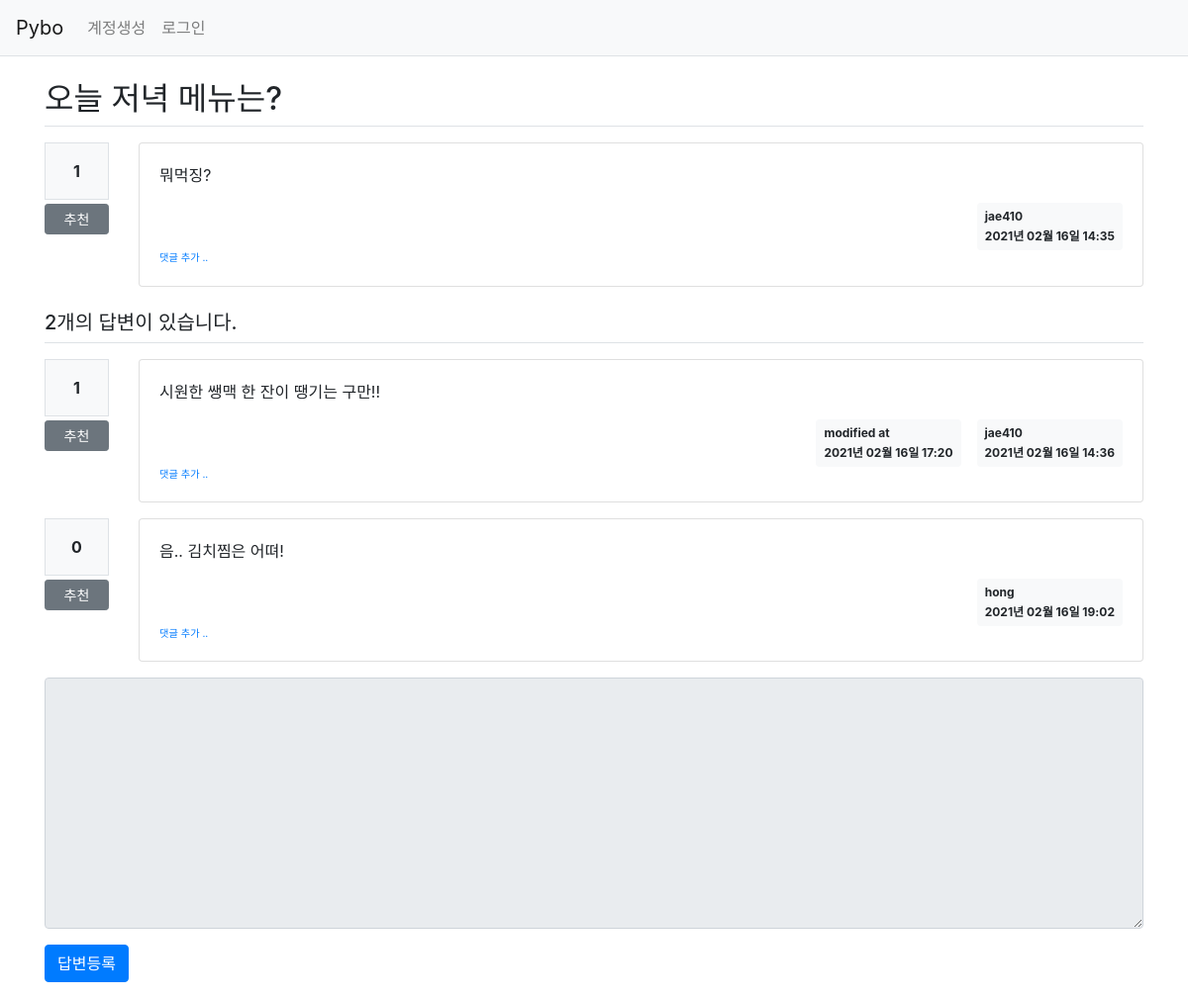
The page /question/detail/304/ on the database its author committed.
### pybo/models.py (models this page shows)
class Question(db.Model):
    id = db.Column(db.Integer, primary_key=True)
    subject = db.Column(db.String(200), nullable=False)
    content = db.Column(db.Text(), nullable=False)
    create_date = db.Column(db.DateTime(), nullable=False)
    user_id = db.Column(db.Integer, db.ForeignKey('user.id', ondelete='CASCADE'), nullable=False)
    user = db.relationship('User', backref=db.backref('quesrion_set'))
    modify_date = db.Column(db.DateTime(), nullable=True)
    voter = db.relationship('User', secondary=question_voter, backref=db.backref('question_voter_set'))

class User(db.Model):
    id = db.Column(db.Integer, primary_key=True)
    username = db.Column(db.String(150), unique=True, nullable=False)
    password = db.Column(db.String(200), nullable=False)
    email = db.Column(db.String(120), unique=True, nullable=False)

class Answer(db.Model):
    id = db.Column(db.Integer, primary_key=True)
    question_id = db.Column(db.Integer, db.ForeignKey('question.id', ondelete='CASCADE'))
    question = db.relationship('Question', backref=db.backref('answer_set'))
    content = db.Column(db.Text(), nullable=False)
    create_date = db.Column(db.DateTime(), nullable=False)
    user_id = db.Column(db.Integer, db.ForeignKey('user.id', ondelete='CASCADE'), nullable=False)
    user = db.relationship('User', backref=db.backref('answer_set'))
    modify_date = db.Column(db.DateTime(), nullable=True)
    voter = db.relationship('User', secondary=answer_voter, backref=db.backref('answer_voter_set'))

### pybo/views/question_views.py (the view)
@bp.route('/detail/<int:question_id>/')
def detail(question_id):
    form = AnswerForm()
    question = Question.query.get_or_404(question_id)
    return render_template('question/question_detail.html', question=question, form=form)

### pybo/forms.py
class AnswerForm(FlaskForm):
    content = TextAreaField('내용', validators=[DataRequired('내용은 필수입력 항목입니다.')])

### pybo/filter.py (called while the page is built)
def format_datetime(value, fmt='%Y년 %m월 %d일 %H:%M'):
    return value.strftime(fmt)

### pybo/views/auth_views.py (called while the page is built)
@bp.before_app_request
def load_logged_in_user():
    user_id = session.get('user_id')
    if user_id is None:
        g.user = None
    else:
        g.user = User.query.get(user_id)

### pybo/templates/question/question_detail.html (shortened to what this page needs)
<link rel="stylesheet" href="{{ url_for('static', filename='bootstrap.min.css') }}">
{% extends 'base.html' %}
{% block content %}
<div class="container my-3">
    <h2 class="border-bottom py-2">{{ question.subject }}</h2>
    <div class="row my-3">
        <div class="col-1">
            <div class="bg-light text-center p-3 border font-weight-bolder mb-1">{{ question.voter|length }}</div>
            <a href="#" data-uri="{{ url_for('vote.question', question_id=question.id) }}"
               class="recommend btn btn-sm btn-secondary btn-block my-1">추천</a>
        </div>
        <div class="col-11">
            <div class="card">
                <div class="card-body">
                    <div class="card-text">{{ question.content|markdown }}</div>
                    <div class="d-flex justify-content-end">
                        <div class="badge badge-light p-2 text-left">
                            <div class="mb-2">{{ question.user.username }}</div>
                            <div>{{ question.create_date|datetime }}</div>
                        </div>
                    </div>
                    <div>
                        <a href="{{ url_for('comment.create_question', question_id=question.id) }}"
                           class="small"><small>댓글 추가 ..</small></a>
                    </div>
                </div>
            </div>
        </div>
    </div>
    <h5 class="border-bottom my-3 py-2">{{ question.answer_set|length }}개의 답변이 있습니다.</h5>
    {% for answer in question.answer_set %}
    <div class="row my-3">
        <div class="col-1">
            <div class="bg-light text-center p-3 border font-weight-bolder mb-1">{{ answer.voter|length }}</div>
            <a href="#" data-uri="{{ url_for('vote.answer', answer_id=answer.id) }}"
                class="recommend btn btn-sm btn-secondary btn-block my-1">추천</a>
        </div>
        <div class="col-11">
            <div class="card">
                <div class="card-body">
                    <div class="card-text">{{ answer.content|markdown }}</div>
                    <div class="d-flex justify-content-end">
                        {% if answer.modify_date %}
                        <div class="badge badge-light p-2 text-left mx-3">
                            <div class="mb-2">modified at</div>
                            <div>{{ answer.modify_date|datetime }}</div>
                        </div>
                        {% endif %}
                        <div class="badge badge-light p-2 text-left">
                            <div class="mb-2">{{ answer.user.username }}</div>
                            <div>{{ answer.create_date|datetime }}</div>
                        </div>
                    </div>
                    <div>
                        <a href="{{ url_for('comment.create_answer', answer_id=answer.id) }}"
                           class="small"><small>댓글 추가 ..</small></a>
                    </div>
                </div>
            </div>
        </div>
    </div>
    {% endfor %}
    <form action="{{ url_for('answer.create', question_id=question.id) }}" method="post" class="my-3">
        <div class="form-group">
            <textarea {% if not g.user %}disabled{% endif %}
                      name="content" id="content" class="form-control" rows="10"></textarea>
        </div>
        <input type="submit" value="답변등록" class="btn btn-primary">
    </form>
</div>
{% endblock %}

### rows shown on the page
Question: subject "오늘 저녁 메뉴는?", content "뭐먹징?", create_date "2021년 02월 16일 14:35"
User: user.username "jae410"
Answer: voter|length "1", content "시원한 쌩맥 한 잔이 땡기는 구만!!", modify_date "2021년 02월 16일 17:20", user.username "jae410", create_date "2021년 02월 16일 14:36"
Answer: voter|length "0", content "음.. 김치찜은 어뗘!", user.username "hong", create_date "2021년 02월 16일 19:02"

### other values the page prints
{{ question.voter|length }} "1"
{{ question.answer_set|length }} "2"
